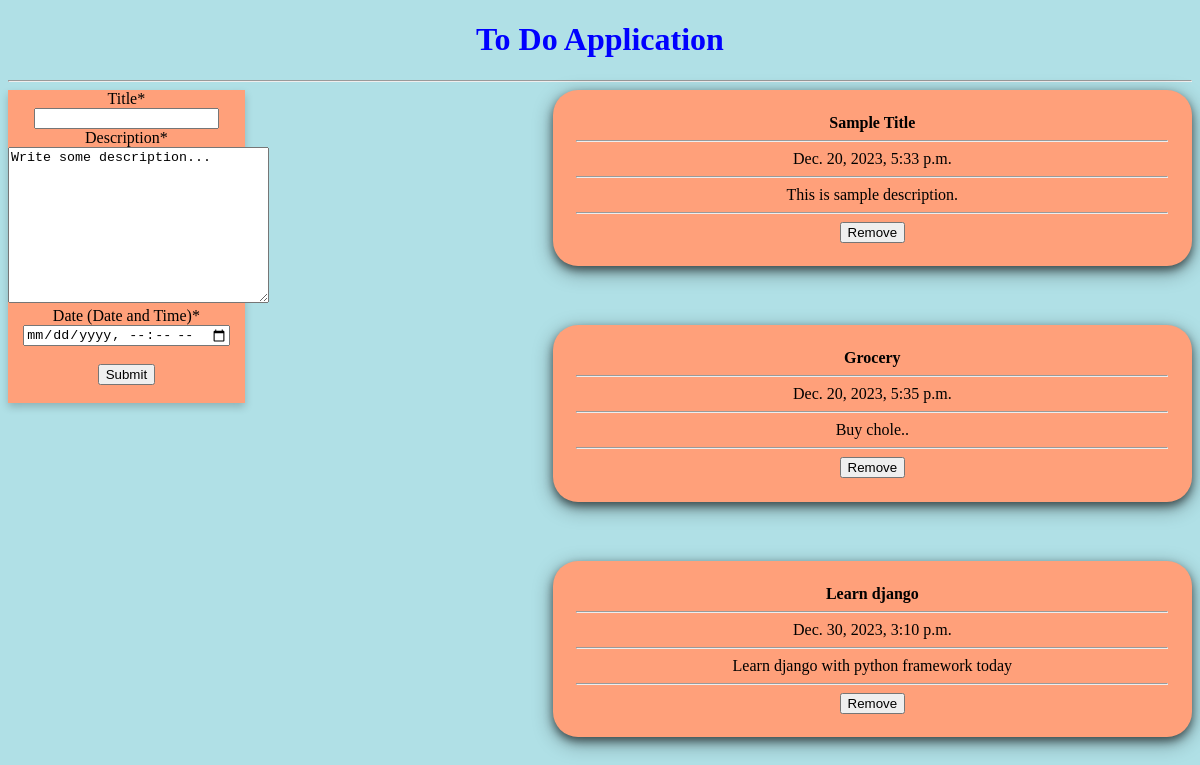
The page / on the database its author committed.
### todo/models.py (models this page shows)
class Todo(models.Model):
    title = models.CharField(max_length=255)
    details = models.TextField()
    date = models.DateTimeField(default=timezone.now)

### todo/views.py (the view, shortened to what this page needs)
# urls.py: path('', views.index, name='home'),
def index(request):
    todo_data = Todo.objects.all().values()
    context = {
        'todo_data': todo_data
        }
    return render(request, 'home.html', context)

### todo/templates/home.html (shortened to what this page needs)
<!DOCTYPE html>
<html lang="en" xmlns="http://www.w3.org/1999/html">
<head>
</head>
<body>
    <h1 style="text-align:center; color:blue">To Do Application</h1>
    <hr>
    <div class="row">
        <div class="col-md-3" >
            <div class="card" style="background-color:#FFA07A">
                <form action="" method="POST" onsubmit="showSuccessMsg()">
                    <label for="title">Title*</label><br>
                    <input type="text" id="title" name="title"><br>
                    <label for="description">Description*</label><br>
                    <textarea name="description" rows="10" cols="30">Write some description...</textarea><br>
                    <label for="date">Date (Date and Time)*</label><br>
                    <input type="datetime-local" id="date" name="date"><br><br>
                    <input type="submit" align="center" value="Submit"><br><br>
                </form>
            </div>
        </div>
        {% for x in todo_data %}
        <div class="col-md-8">
            <div class="display_task" style="background-color:#FFA07A">
                <form action="del/{{x.id}}/" method="POST">
                    <b><label for="title">{{ x.title }}</label></b><hr>
                    <label for="date">{{ x.date }}</label><hr>
                    <label for="details">{{ x.details }}</label><hr>
                    <input type="submit" name="delete" value="Remove">
                </form>
            </div>
        </div>
    </div>
    {% endfor %}
</body>
</html>

### todo/templates/home.html (style rules this page uses)
.card { float: left; box-shadow: 0 4px 8px 0 rgba(0,0,0,0.2); transition: 0.3s; width: 20%; text-align:center; }
.display_task { float: right; box-shadow: 0 4px 8px 0 rgba(0,0,0,0.5), 0 6px 20px 0 rgba(0,0,0,0.39); margin-bottom : 5%; border-radius: 25px; padding : 2%; width: 50%; text-align:center; }
body { background-color: powderblue; }
h1 { color: blue; }

### rows shown on the page
Todo: title "Sample Title", date "Dec. 20, 2023, 5:33 p.m.", details "This is sample description."
Todo: title "Grocery", date "Dec. 20, 2023, 5:35 p.m.", details "Buy chole.."
Todo: title "Learn django", date "Dec. 30, 2023, 3:10 p.m.", details "Learn django with python framework today"
